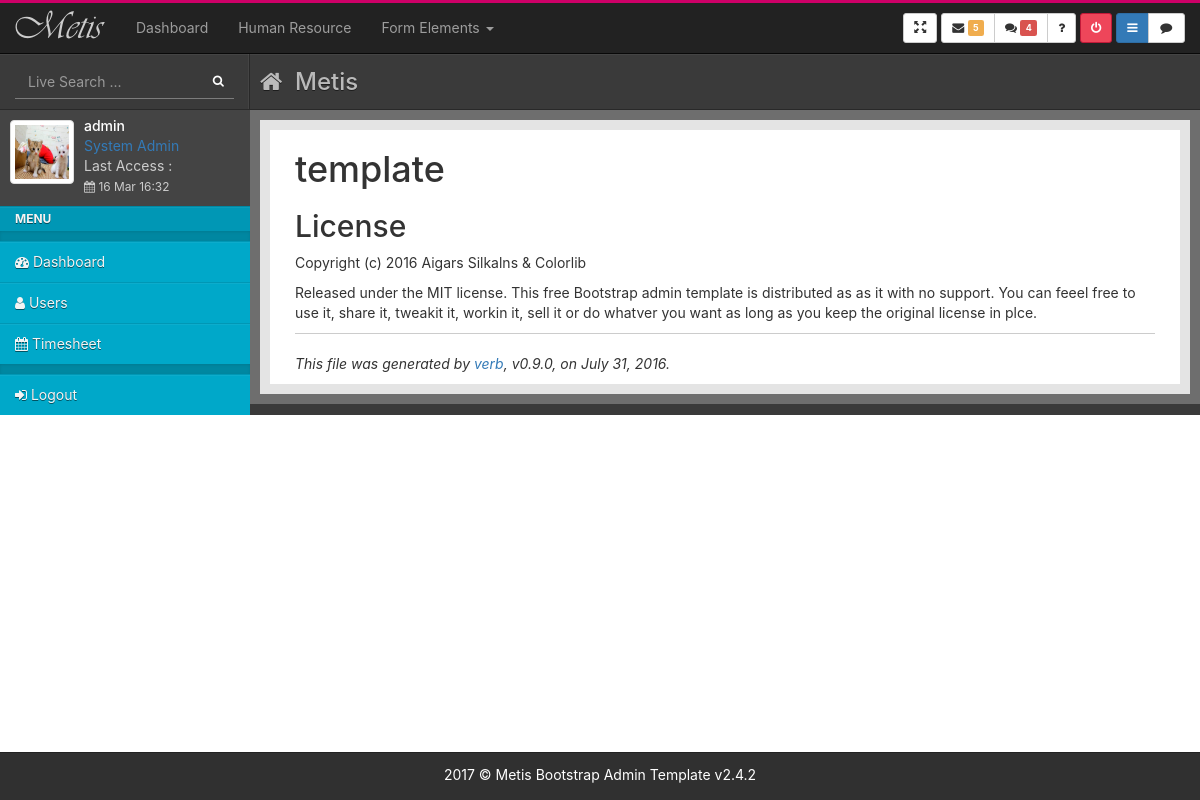
/ (signed in), run on an earlier commit of the app's database.
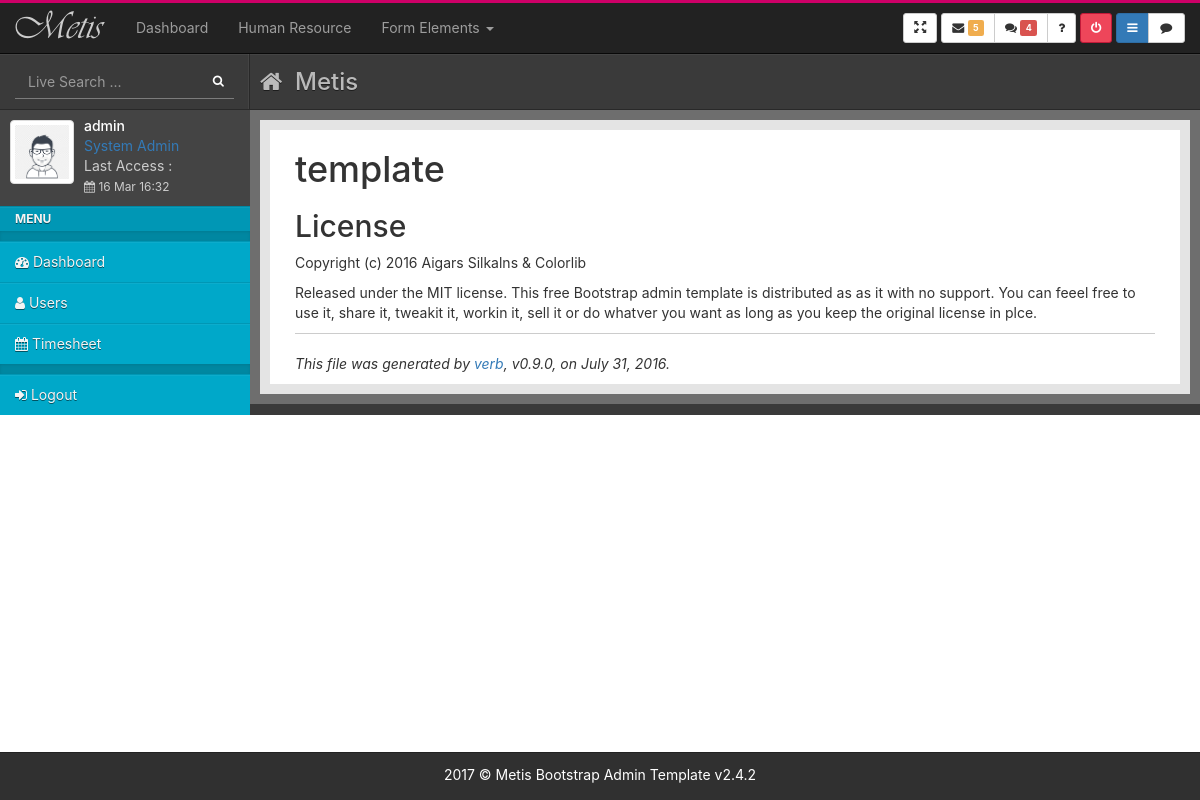
And on a later commit of the database.
### core/models.py (models this page shows, shortened)
class User(AbstractBaseUser, PermissionsMixin):
    username = models.CharField(_("username"), max_length=100, unique=True, validators=[UnicodeUsernameValidator()], error_messages={"unique": _("A user with that username already exists."),})
    email = models.EmailField(_("email address"), blank=True)
    is_staff = models.BooleanField(_("staff status"), default=False,)
    is_active = models.BooleanField(_("active"), default=True)
    date_joined = models.DateTimeField(_("date joined"), default=timezone.now)
    objects = UserManager()
    EMAIL_FIELD = "email"
    USERNAME_FIELD = "username"
    class Meta:
        verbose_name = _("user")
        verbose_name_plural = _("users")

class Profile(models.Model):
    user = models.OneToOneField(User, on_delete=models.CASCADE)
    first_name = models.CharField(_("first name"), max_length=100, blank=True)
    last_name = models.CharField(_("last name"), max_length=100, blank=True)    # Surname
    phone = models.CharField(_("phone"), max_length=100, blank=True, null=True)
    birthday = models.DateField(_("birthday"), max_length=10, blank=True, null=True)
    gender = models.CharField(_("gender"), max_length=100, blank=True, choices=GENDER_CHOICES)
    age = models.IntegerField(_("age"), blank=True, null=True)
    address = models.CharField(_("address"), max_length=100, blank=True)
    avatar = models.ImageField(default='images/avatar_default.jpg', upload_to='images')
    citizen_identification = models.CharField(_("citizen identification"), max_length=100, blank=True, null=True)
    tax_code = models.CharField(_("tax code"), max_length=100, blank=True, null=True)
    degree = models.CharField(_("degree"), max_length=100, blank=True, null=True)
    certificate = models.CharField(_("certificate"), max_length=100, blank=True, null=True)
    marital_status = models.CharField(_("marital_status"), max_length=100, blank=True, null=True)
    license_plates = models.CharField(_("license_plates"), max_length=100, blank=True, null=True)

### core/views.py (the view)
# urls.py: path('', core_views.index, name='home'),
@login_required
def index(request):
    return render(request, 'index.html')

### templates/index.html (shortened to what this page needs)
{% extends 'base.html' %}
{% block content %}
<div id="content">
    <div class="outer">
      <div class="inner bg-light lter">
        <div class="col-lg-12">
          <h1>template</h1>
          <h2>License</h2>
          <p>Copyright (c) 2016 Aigars Silkalns & Colorlib</p>
          <p>Released under the MIT license. This free Bootstrap admin template is distributed as as it with no
            support. You can feeel free to use it, share it, tweakit it, workin it, sell it or do whatver you want as
            long as you keep the original license in plce.</p>
          <hr>
          <p><em>This file was generated by <a href="https://github.com/verbose/verb">verb</a>, v0.9.0, on July 31,
              2016.</em></p>
        </div>
      </div>
    </div>
  </div>
{% endblock content %}

### templates/includes/sidebar.html (shortened to what this page needs)
{% load static %}
<div id="left">
    <div class="media user-media bg-dark dker">
      <div class="user-wrapper bg-dark">
        <a class="user-link" href="">
          <img class="media-object img-thumbnail user-img" style="width: 64px; height: 64px;" alt="User Picture" src="{{request.user.profile.avatar.url}}">
        </a>
        <div class="media-body">
          <h5 class="media-heading">{{request.user.username}}</h5>
          <ul class="list-unstyled user-info">
            <li><a href="">{{ request.user.groups.all.0 }}</a></li>
            <li>Last Access : <br>
              <small><i class="fa fa-calendar"></i>&nbsp;16 Mar 16:32</small>
            </li>
          </ul>
        </div>
      </div>
    </div>
    <ul id="menu" class="bg-blue dker">
      <li class="nav-header">Menu</li>
      <li class="nav-divider"></li>
      <li class="">
        <a href="{% url 'dashboard' %}">
          <i class="fa fa-dashboard"></i><span class="link-title">&nbsp;Dashboard</span>
        </a>
      </li>
      <li>
        <a href="{% url 'users-list' %}">
          <i class="fa fa-user"></i>
          <span class="link-title">
            Users
          </span>
        </a>
      </li>
      <li>
        <a href="#">
          <i class="fa fa-calendar"></i>
          <span class="link-title">
            Timesheet
          </span>
        </a>
      </li>
      <li class="nav-divider"></li>
      <li>
        <a href="{% url 'logout' %}">
          <i class="fa fa-sign-in"></i>
          <span class="link-title">
            Logout
          </span>
        </a>
      </li>
    </ul>
  </div>

What changed in the data, as far as the page shows it:
changed User "admin": user.profile.avatar: a different picture
